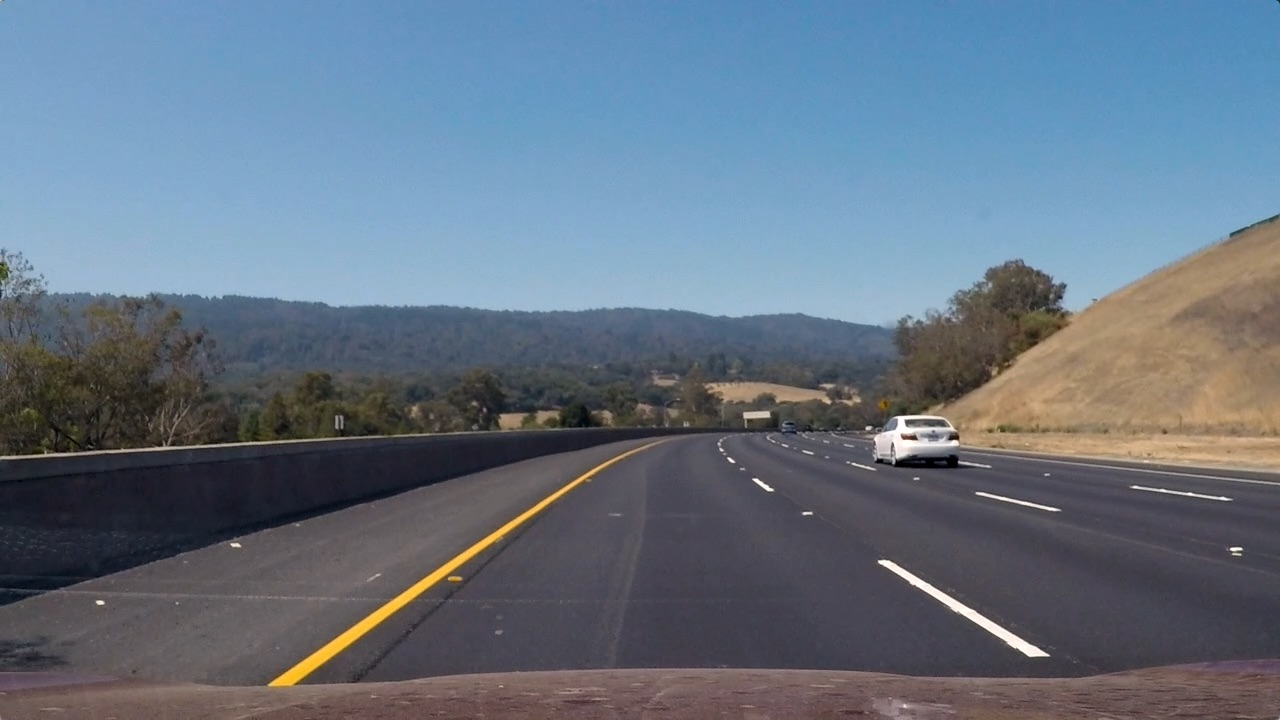
#> input picture CVprojectPhase1_18p8678&18p9203/test3.jpg, 1280 x 720 px
$ python -i phase1.py   (imports and definitions only)
#> lines starting #> are read from the running program, lines starting #| are printed output that depends on the picture; after the words box and inside, x2 and y2 are one past the last pixel; in counts of white or black regions, pixels touching at a corner belong together
import matplotlib.pylab as plt
import cv2
import numpy as np
import sys

def stackImages(scale,imgArray):
    rows = len(imgArray)
    cols = len(imgArray[0])
    rowsAvailable = isinstance(imgArray[0], list)
    width = imgArray[0][0].shape[1]
    height = imgArray[0][0].shape[0]
    if rowsAvailable:
        for x in range ( 0, rows):
            for y in range(0, cols):
                if imgArray[x][y].shape[:2] == imgArray[0][0].shape [:2]:
                    imgArray[x][y] = cv2.resize(imgArray[x][y], (0, 0), None, scale, scale)
                else:
                    imgArray[x][y] = cv2.resize(imgArray[x][y], (imgArray[0][0].shape[1], imgArray[0][0].shape[0]), None, scale, scale)
                if len(imgArray[x][y].shape) == 2: imgArray[x][y]= cv2.cvtColor( imgArray[x][y], cv2.COLOR_GRAY2BGR)
        imageBlank = np.zeros((height, width, 3), np.uint8)
        hor = [imageBlank]*rows
        hor_con = [imageBlank]*rows
        for x in range(0, rows):
            hor[x] = np.hstack(imgArray[x])
        ver = np.vstack(hor)
    else:
        for x in range(0, rows):
            if imgArray[x].shape[:2] == imgArray[0].shape[:2]:
                imgArray[x] = cv2.resize(imgArray[x], (0, 0), None, scale, scale)
            else:
                imgArray[x] = cv2.resize(imgArray[x], (imgArray[0].shape[1], imgArray[0].shape[0]), None,scale, scale)
            if len(imgArray[x].shape) == 2: imgArray[x] = cv2.cvtColor(imgArray[x], cv2.COLOR_GRAY2BGR)
        hor= np.hstack(imgArray)
        ver = hor
    return ver


def region(image):
    height, width = image.shape
    region_of_interest = np.array([[(100, height), (550, 350), (1200, height)]]) #defines a triangle as a region that surrounds the lanes
    mask = np.zeros_like(image)  # black image mask
    mask = cv2.fillPoly(mask, region_of_interest, 255)  # Fill the triangle white
    #image is image number 3
    mask = cv2.bitwise_and(image, mask)  # detect the lane lines exactly
    #mask is image number 4
    return mask


def average(image, lines):
    right = []
    left = []
    for line in lines:
        x1, y1, x2, y2 = line.reshape(4)                  #line's start and end points
        parameters = np.polyfit((x1, x2), (y1, y2), 1)    #put the coordinates of the start and end points in parameters array
        m = parameters[0]
        c = parameters[1]
        if m < 0:
            left.append((m, c))                             #identify as a left line
        else:
            right.append((m, c))                            #identify as a right line

    right_avg = np.average(right, axis=0)
    left_avg = np.average(left, axis=0)
    left_line = connectPoints(image, left_avg)                #averages the group of left lines to one left line and the same for the group of right lines
    right_line = connectPoints(image, right_avg)
    return np.array([left_line, right_line])


def edge_detection(img, gray_img):
    hsv_img = cv2.cvtColor(img, cv2.COLOR_RGB2HSV)
    lower_yellow = np.array([20, 100, 100], dtype="uint8")          #ranges of the color yellow
    upper_yellow = np.array([100, 255, 255], dtype="uint8")
    yellow_mask = cv2.inRange(hsv_img, lower_yellow, upper_yellow)  #show only yellow and the rest is black
    white_mask = cv2.inRange(gray_img, 200, 255)                    #show only white and the rest is black
    yw_mask = cv2.bitwise_or(white_mask, yellow_mask)               #detects yellow and white colors;the yellow color in the yellow_mask is white
    edges = cv2.bitwise_and(gray_img, yw_mask)                      #detects the white edges
    return edges

#y=mx+c  straight line equation
def connectPoints(image, average):                                  #function to make a line
    try:
        m, c = average                                              #updates the value of m,c according the average line
    except TypeError:
        m, c = 0.001, 0                                             #error if the line is nearly horizontal
    y1 = int(image.shape[0])
    y2 = int(y1 * (3.3 / 5))
    x1 = int((y1 - c) // m)                                         #the height (y) remains the same, but x changes
    x2 = int((y2 - c) // m)
    return np.array([x1, y1, x2, y2])


def display_lines(image, lines):                                        #lines: the one average left line and the one average right line
    lines_image = np.zeros_like(image, 'uint8')
    poly_image = np.zeros_like(image, 'uint8')
    points = []

    if lines is not None:
        for line in lines:
            x1, y1, x2, y2 = line                                                                       #a line has 2 endpoints (x1,y1), (x2,y2)
            cv2.line(lines_image, (int(x1), int(y1)), (int(x2), int(y2)), (235, 0, 255), 12)            # draw the lines on the black lines_image


            if x1 < x2:
                points.append([x1, y1])                                             #the left road line
                points.append([x2, y2])
            else:
                points.append([x2, y2])
                points.append([x1, y1])                                             #the right road line

    points = np.array(points)
    cv2.fillPoly(poly_image, [points], (0, 255, 0))             #fill space between the lines with green color; draw the green polygon on the black poly_image
    cv2.addWeighted(poly_image, 0.3, lines_image, 1, 0, lines_image)   #combine the drawn lines and green polygon in one image

    # Measure distance from center
    realCenter_x_axis = image.shape[1] / 2                                          #width/2; which resembles the car/camera center
    laneCenter_x_axis = points[0][0] + (points[-1][0] - points[0][0]) / 2
    centerDifference = realCenter_x_axis - laneCenter_x_axis

    if centerDifference > 0:
        text = f"Vehicle is {abs(round(float(centerDifference / 1000), 2))}m left of center"
    elif centerDifference < 0:
        text = f"Vehicle is {abs(round(float(centerDifference / 1000), 2))}m right of center"
    else:
        text = f"Vehicle is at the center of the lane"


    lines_image = cv2.putText(lines_image, text, (50, 50), cv2.FONT_HERSHEY_SIMPLEX, 1, (255, 255, 255), 2, cv2.LINE_AA)

    #  Crop car engine hood
    lines_image = cv2.rectangle(lines_image, (0, image.shape[0] - 75), (image.shape[1], image.shape[0]), (0, 0, 0), -1)

    return lines_image              # image number 5


def framePipeline(img):

    # Convert to Grayscale
    gray_img = cv2.cvtColor(img, cv2.COLOR_BGR2GRAY)     #image number 1

    # Add Gaussian blur
    blurred_img = cv2.GaussianBlur(gray_img, (5, 5), 0)  #image number 2

    # Edges Detection
    edges = edge_detection(img, gray_img)                #image number 3

    # Exact Lines Detection
    exactLanes = region(edges)                       #image number 4

    # Hough lines processing
    lines = cv2.HoughLinesP(exactLanes, 1, np.pi / 180, 35, np.array([]), minLineLength=25, maxLineGap=2)
    averagedLines = average(img, lines)               #the one average line for each side; total is 2 lines (the lane)
    blackLines = display_lines(img, averagedLines)    #image number 5

    blankImg= np.zeros_like(img)
    imgStack= stackImages(0.4,([gray_img,blurred_img,edges],
                               [exactLanes,blackLines,blankImg]))
    cv2.imshow('pipeline',imgStack)

    lanes = cv2.addWeighted(img, 1, blackLines, 1, 1)
    return lanes                                       #the final output of the pipeline


path= sys.argv[2]

# [24 lines not run here, left out]

>>> import cv2
>>> picture = cv2.imread('test3.jpg')
#> picture is the input picture: shape (720, 1280, 3); mean B, G, R 130.7, 115.3, 101.1
>>> result = framePipeline(picture)
#> in edge_detection, `yellow_mask = cv2.inRange(hsv_img, lower_yellow, upper_yellow)`:
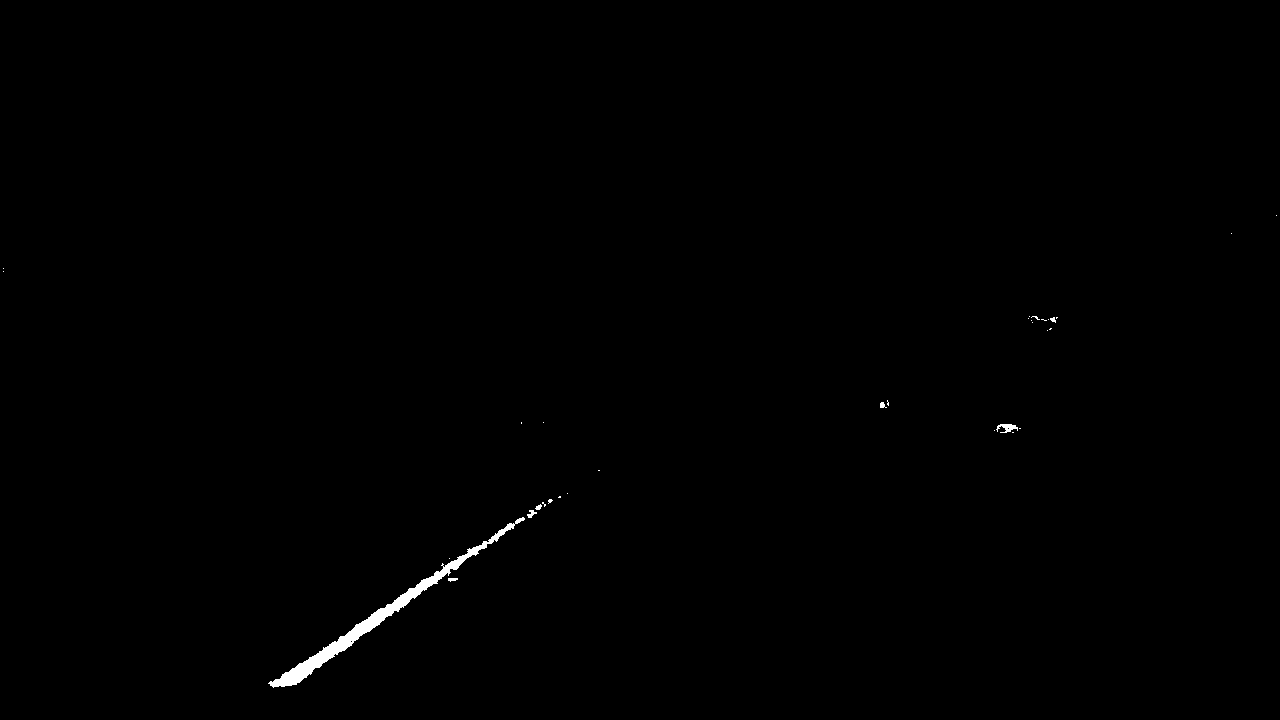
#> yellow_mask: shape (720, 1280); 0.35% white; 33 white regions (26 under 20 px), largest, box (x1, y1, x2, y2) and area: (268, 517, 525, 688) 2895, (996, 424, 1018, 433) 112, (527, 510, 537, 518) 43
#> in framePipeline, `lines = cv2.HoughLinesP(exactLanes, 1, np.pi / 180, 35, np.array([]), ..`: lines = 26 rows, first 6: [283, 686, 585, 475], [281, 686, 559, 492], [878, 561, 1031, 656], [273, 687, 461, 555], [281, 685, 543, 502], [288, 685, 420, 592]
#> the loop in average, `for line in lines:` made 26 passes
#> (x1, y1, x2, y2, m, c) on passes 1 to 8: (283, 686, 585, 475, -0.699, 883.7), (281, 686, 559, 492, -0.698, 882.1), (878, 561, 1031, 656, 0.621, 15.84), (273, 687, 461, 555, -0.702, 878.7), (281, 685, 543, 502, -0.698, 881.3), (288, 685, 420, 592, -0.705, 887.9), (272, 686, 390, 603, -0.703, 877.3), (276, 686, 490, 537, -0.696, 878.2)
#> after the loop in average, `for line in lines:`: left = [(-0.699, 883.7), (-0.698, 882.1), (-0.702, 878.7), (-0.698, 881.3), (-0.705, 887.9), (-0.703, 877.3), (-0.696, 878.2), (-0.7, 887.3), (-0.698, 874.9), (-0.691, 885.4), (-0.706, 875.6), (-0.686, 870.3), (-0.7, 878.4), (-0.705, 875.9), (-0.699, 880.6), (-0.7, 880.5)]; right = [(0.621, 15.84), (0.573, 56.04), (0.577, 53.52), (0.576, 52.18), (0.58, 46.91), (0.596, 36.79), (0.575, 51.13), (0.6, 34), (0.597, 35.55), (0.602, 32.71)]
#> in average, `right_avg = np.average(right, axis=0)`: right_avg = [0.59, 41.47]
#> in average, `left_avg = np.average(left, axis=0)`: left_avg = [-0.699, 879.9]
#> in connectPoints, `m, c = average`: m = -0.699; c = 879.9
#> in connectPoints, `x1 = int((y1 - c) // m)`: x1 = 228
#> in connectPoints, `x2 = int((y2 - c) // m)`: x2 = 579
#> in average, `left_line = connectPoints(image, left_avg)`: left_line = [228, 720, 579, 475]
#> in average, `right_line = connectPoints(image, right_avg)`: right_line = [1150, 720, 735, 475]
#> in framePipeline, `averagedLines = average(img, lines)`: averagedLines = [[228, 720, 579, 475], [1150, 720, 735, 475]]
#> the loop in display_lines, `for line in lines:` made 2 passes
#> after the loop in display_lines, `for line in lines:`: points = [[228, 720], [579, 475], [735, 475], [1150, 720]]
#> in display_lines, `cv2.fillPoly(poly_image, [points], (0, 255, 0))`:
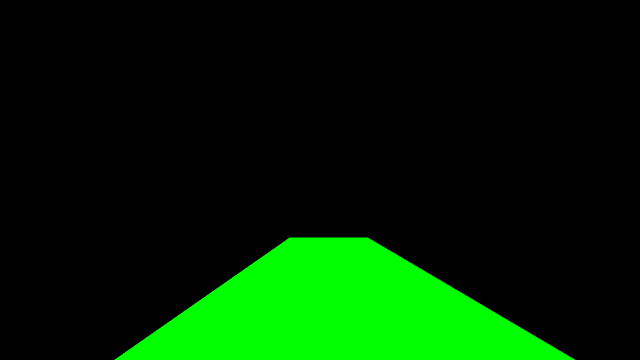
#> poly_image: shape (720, 1280, 3) (shown at 1/2 size); mean of channels 0, 1, 2 0, 36.6, 0; drawn as B, G, R
#> in display_lines, `laneCenter_x_axis = points[0][0] + (points[-1][0] - points[0][0]) / 2`: laneCenter_x_axis = 689
#> in display_lines, `centerDifference = realCenter_x_axis - laneCenter_x_axis`: centerDifference = -49
#> in display_lines, `text = f"Vehicle is {abs(round(float(centerDifference / 1000), 2))}m r..`: text = 'Vehicle is 0.05m right of center'
#> after the loop in stackImages, `for x in range(0, rows):`: hor = 2 items
#> in stackImages, `ver = np.vstack(hor)`:
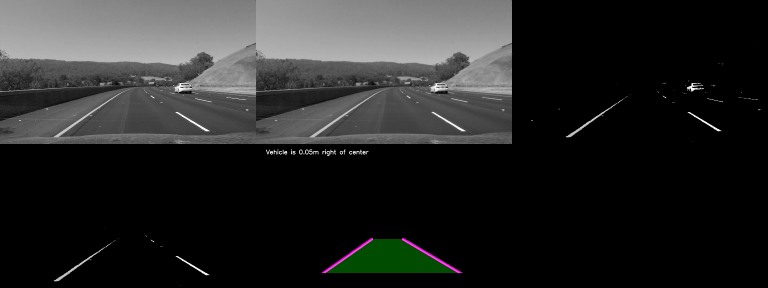
#> ver: shape (576, 1536, 3) (shown at 1/2 size); mean of channels 0, 1, 2 38.5, 39.2, 38.6; drawn as B, G, R
#> in framePipeline, `lanes = cv2.addWeighted(img, 1, blackLines, 1, 1)`:
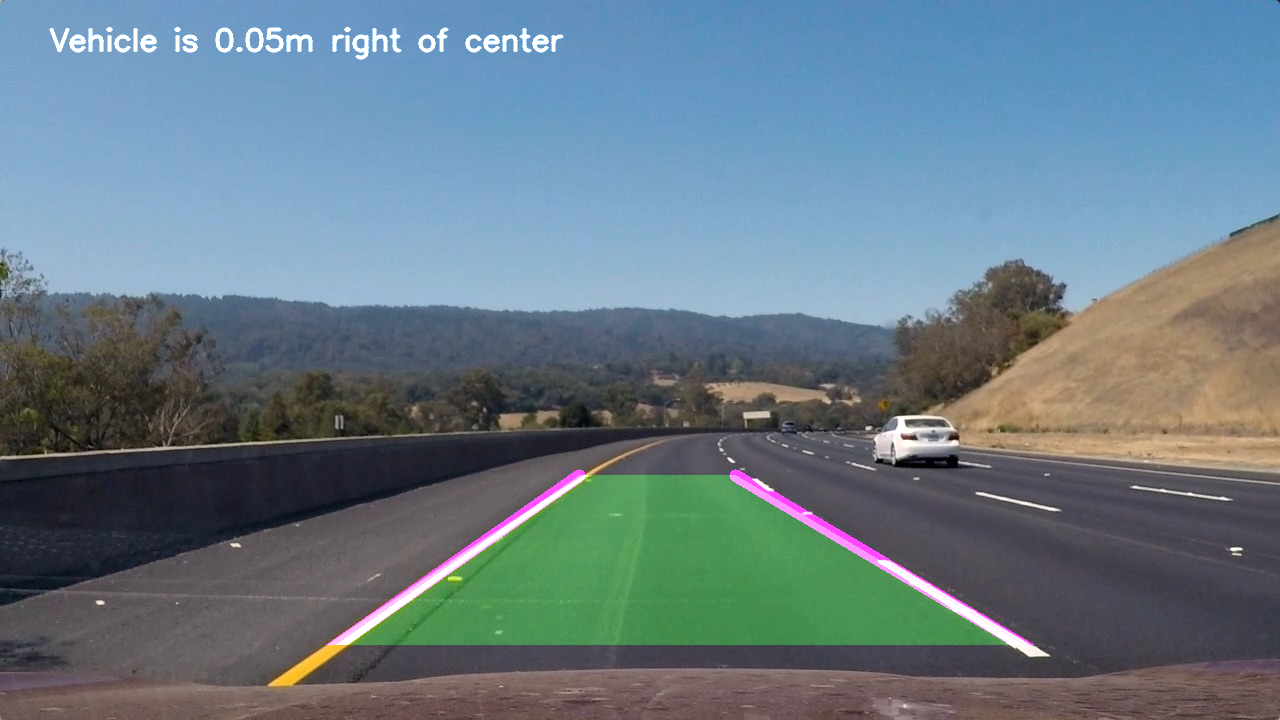
#> lanes: shape (720, 1280, 3); mean B, G, R 133.3, 122.7, 103.5

$ run again, on CVprojectPhase1_18p8678&18p9203/test4.jpg
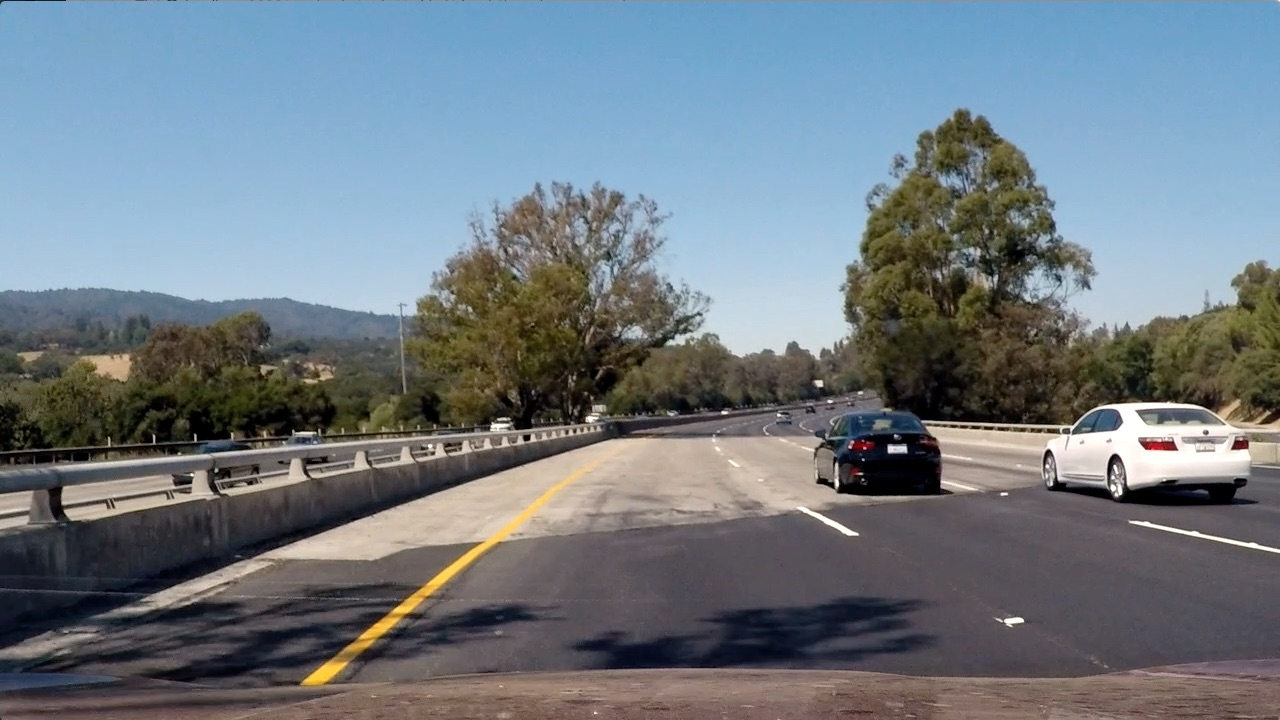
#> input picture CVprojectPhase1_18p8678&18p9203/test4.jpg, 1280 x 720 px
#> picture is the input picture: shape (720, 1280, 3); mean B, G, R 130.9, 122.7, 112.2
#> hsv_img: shape (720, 1280, 3); mean H, S, V 69.6, 71.4, 140.7
#> yellow_mask: shape (720, 1280); 1% white; 359 white regions (311 under 20 px), largest, box (x1, y1, x2, y2) and area: (391, 485, 560, 615) 1592, (1218, 285, 1273, 388) 1527, (302, 663, 345, 687) 528
#> white_mask: shape (720, 1280); 4.1% white; 464 white regions (405 under 20 px), largest, box (x1, y1, x2, y2) and area: (669, 264, 852, 359) 11735, (927, 402, 1280, 486) 9686, (172, 280, 430, 315) 4290
#> lines = 56 rows, first 6: [424, 594, 612, 442], [425, 594, 621, 441], [424, 593, 578, 468], [587, 470, 623, 442], [438, 586, 481, 552], [434, 584, 522, 510]
#> the loop in average, `for line in lines:` made 56 passes
#> (x1, y1, x2, y2, m, c) on passes 1 to 8: (424, 594, 612, 442, -0.809, 936.8), (425, 594, 621, 441, -0.781, 925.8), (424, 593, 578, 468, -0.812, 937.2), (587, 470, 623, 442, -0.778, 926.6), (438, 586, 481, 552, -0.791, 932.3), (434, 584, 522, 510, -0.841, 949), (487, 537, 520, 510, -0.818, 935.5), (309, 685, 337, 664, -0.75, 916.7)
#> after the loop in average, `for line in lines:`: left = 50 pairs, first value -0.92 to -0.138, second value 536.4 to 982.1; right = [(0.465, 135.2), (0.436, 160.5), (0.424, 171.3), (0.452, 144.1), (0.414, 181), (0.407, 183.1)]
#> right_avg = [0.433, 162.5]
#> left_avg = [-0.675, 861.7]
#> in connectPoints, `m, c = average`: m = -0.675; c = 861.7
#> in connectPoints, `x1 = int((y1 - c) // m)`: x1 = 209
#> in connectPoints, `x2 = int((y2 - c) // m)`: x2 = 572
#> left_line = [209, 720, 572, 475]
#> right_line = [1286, 720, 721, 475]
#> averagedLines = [[209, 720, 572, 475], [1286, 720, 721, 475]]
#> the loop in display_lines, `for line in lines:` made 2 passes
#> after the loop in display_lines, `for line in lines:`:
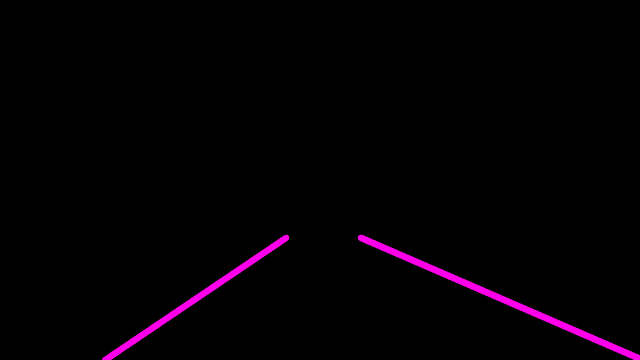
#> lines_image: shape (720, 1280, 3) (shown at 1/2 size); mean of channels 0, 1, 2 3.5, 0, 3.8; drawn as B, G, R
#> after the loop in display_lines, `for line in lines:`: points = [[209, 720], [572, 475], [721, 475], [1286, 720]]
#> laneCenter_x_axis = 747.5
#> centerDifference = -107.5
#> text = 'Vehicle is 0.11m right of center'
#> after the loop in stackImages, `for x in range(0, rows):`: hor = 2 items
#> in framePipeline, `lanes = cv2.addWeighted(img, 1, blackLines, 1, 1)`:
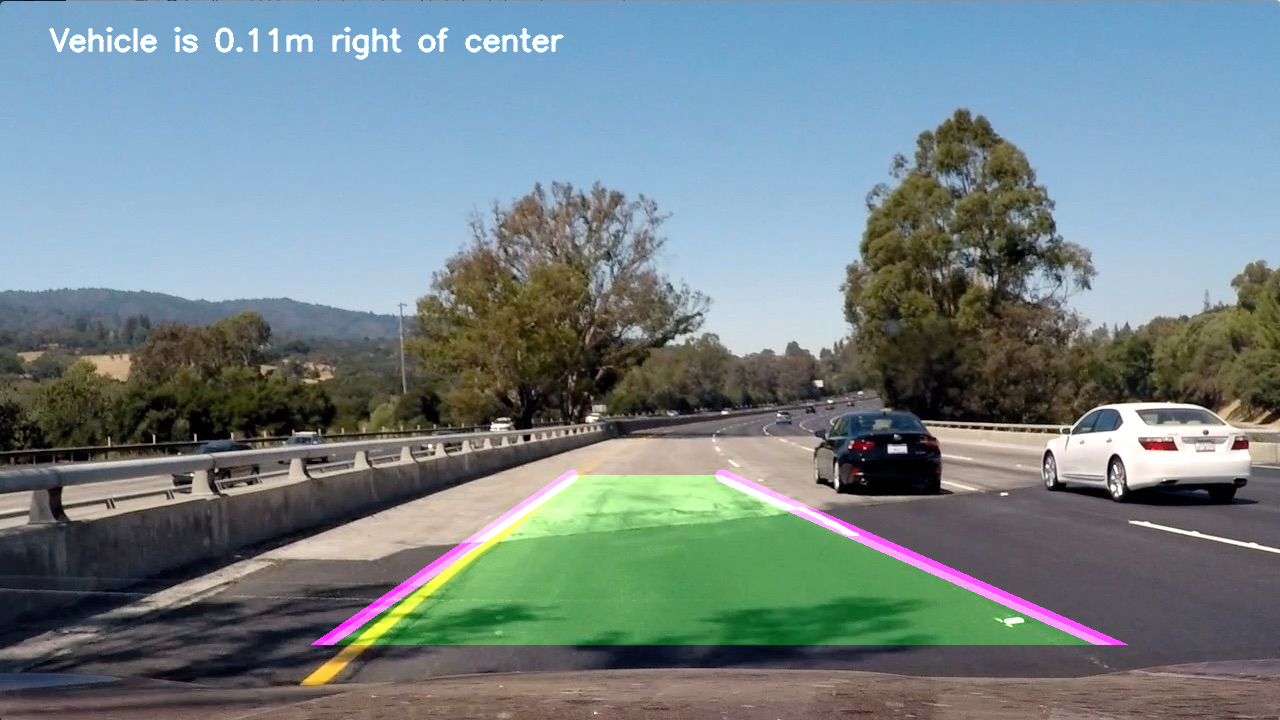
#> lanes: shape (720, 1280, 3); mean B, G, R 133.7, 130.6, 115
